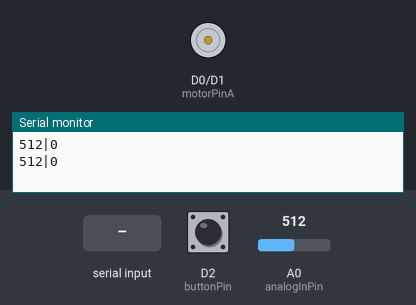
Bench run of a sketch on a simulated ESP8266 (NodeMCU). On the bench: motor-driver pin pairs drawn as motors (green arrow = first pin HIGH = forward, orange = second pin HIGH = backward, longer = more drive), the last lines printed to the serial monitor. The test bench sets the inputs (shaded band); at power-on: A0 (analogInPin) = 512, D2 (buttonPin) HIGH.

Above: at 1.2 s.
1.3 s: A0 (analogInPin) set to 387
3.4 s: A0 (analogInPin) set to 362
At 4.9 s:
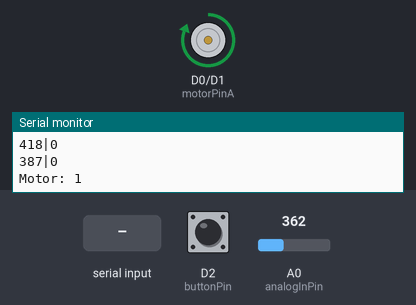
5.2 s: D2 (buttonPin) pulled LOW for 0.3 s
At 6.1 s:
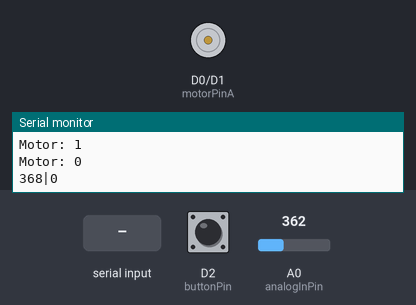
7.0 s: "1" received over Serial
At 8.0 s:
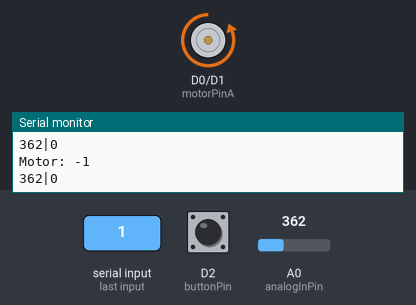
8.5 s: "2" received over Serial
At 9.2 s:
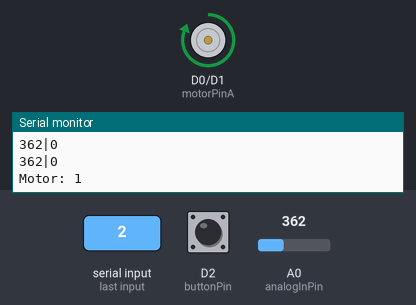
Timing chart, 0 to 11.0 s (numbered marks = the images above; inputs shaded):
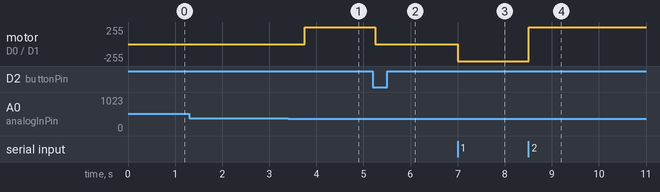

Measured:
- the behaviour switches between 380 and 379 on A0 (analogInPin) (found by bisection; images 0 and 1)
- after the input at 3.4 s, motor on D0 (motorPinA) / D1 (motorPinB): stopped → forward 255/255 after 0.35 s
- after the input at 5.2 s, motor on D0 (motorPinA) / D1 (motorPinB): forward 255/255 → stopped after 0.05 s
- after the input at 7.0 s, motor on D0 (motorPinA) / D1 (motorPinB): stopped → backward 255/255 at once
- after the input at 8.5 s, motor on D0 (motorPinA) / D1 (motorPinB): backward 255/255 → forward 255/255 at once

The sketch:

controller.ino
```cpp
// #include <ESP8266WiFi.h>
// #include <ESP8266WebServer.h>
# include "Queue.h"

const int analogInPin = A0;
const int motorPinA = D0;
const int motorPinB = D1;
const int buttonPin = D2;

int brightness = 0;
int bright_sum = 0;
bool buttonState = false;
int working_mode = 0;
long value;
int state = 0;
int cnt = 0;


Queue<int> queue = Queue<int>(5);

void setMotorState(int value)  {
  Serial.print("Motor: ");
  Serial.println(value);
  if (value > 0)
  {
    digitalWrite(motorPinA, HIGH);
    digitalWrite(motorPinB, LOW);
  }
  else if (value < 0)
  {
    digitalWrite(motorPinA, LOW);
    digitalWrite(motorPinB, HIGH);
  }
  else
  {
    digitalWrite(motorPinA, LOW);
    digitalWrite(motorPinB, LOW);
  }
}

bool get_button_state() {
  return not digitalRead(buttonPin);
}

void setup() {
   Serial.begin(115200);
   pinMode(buttonPin, INPUT_PULLUP);
   pinMode(motorPinA, OUTPUT);
   pinMode(motorPinB, OUTPUT);
}

void loop() {
  buttonState = get_button_state();
  queue.push(analogRead(analogInPin));
  brightness = queue.sum() / max(1, queue.count());
  if (queue.count() > 3)
  {
    queue.pop();
  }

  if (cnt % 4 == 0)
  {
    Serial.print(brightness);
    Serial.print("|");
    Serial.println(buttonState);
    cnt = 0;
  }
  cnt++;

  value = Serial.read();

  if (value == '1')
      setMotorState(-1);
  else if (value == '2')
      setMotorState(1);
  else if (value == '3')
      setMotorState(0);

  if (brightness < 380 && state == 0)
  {
    setMotorState(1);
    for (int i; i < 160; i++)
    {
      delay(250);
      if (get_button_state())
        break;
    }
    setMotorState(0);
    state = 1;
  }
  else if (brightness > 425 && state == 1)
  {
    setMotorState(-1);
    for (int i; i < 128; i++)
    {
      delay(250);
      if (get_button_state())
        break;
    }
    setMotorState(0);
    state = 0;
  }

  delay(250);
}
```

Queue.h
```cpp
/*
 * Queue.h
 *
 * By Steven de Salas
 * Edit by woojin
 *
 * Defines a templated (generic) class for a queue of things.
 * Used for Arduino projects, just #include "Queue.h" and add this file via the IDE.
 *
 * Examples:
 *
 * Queue<char> queue(10); // Max 10 chars in this queue
 * queue.push('H');
 * queue.push('e');
 * queue.count(); // 2
 * queue.push('l');
 * queue.push('l');
 * queue.count(); // 4
 * Serial.print(queue.pop()); // H
 * Serial.print(queue.pop()); // e
 * queue.count(); // 2
 * queue.push('o');
 * queue.count(); // 3
 * Serial.print(queue.pop()); // l
 * Serial.print(queue.pop()); // l
 * Serial.print(queue.pop()); // o
 *
 * struct Point { int x; int y; }
 * Queue<Point> points(5);
 * points.push(Point{2,4});
 * points.push(Point{5,0});
 * points.count(); // 2
 *
 */

#ifndef ARDUINO_QUEUE_H
#define ARDUINO_QUEUE_H

#include <Arduino.h>

template<class T>
class Queue {
  private:
    int _front, _back, _count, _sum;
    T *_data;
    int _maxitems;
  public:
    Queue(int maxitems = 256) {
      _front = 0;
      _back = 0;
      _count = 0;
      _sum = 0;
      _maxitems = maxitems;
      _data = new T[maxitems + 1];
    }
    ~Queue() {
      delete[] _data;
    }
    inline int count();
    inline int sum();
    inline int front();
    inline int back();
    void push(const T &item);
    T peek();
    T pop();
    void clear();
};

template<class T>
inline int Queue<T>::count()
{
  return _count;
}

template<class T>
inline int Queue<T>::sum()
{
  return _sum;
}

template<class T>
inline int Queue<T>::front()
{
  return _front;
}

template<class T>
inline int Queue<T>::back()
{
  return _back;
}

template<class T>
void Queue<T>::push(const T &item)
{
  if(_count  < _maxitems) { // Drops out when full
    _data[_back++]=item;
    ++_count;
    _sum += item;
    // Check wrap around
    if (_back > _maxitems)
      _back -= (_maxitems + 1);
  }
}

template<class T>
T Queue<T>::pop() {
  if(_count <= 0) return T(); // Returns empty
  else {
    T result = _data[_front];
    _front++;
    --_count;
    _sum -= result;
    // Check wrap around
    if (_front > _maxitems)
      _front -= (_maxitems + 1);
    return result;
  }
}

template<class T>
T Queue<T>::peek() {
  if(_count <= 0) return T(); // Returns empty
  else return _data[_front];
}

template<class T>
void Queue<T>::clear()
{
  _front = _back;
  _count = 0;
}

#endif
```
